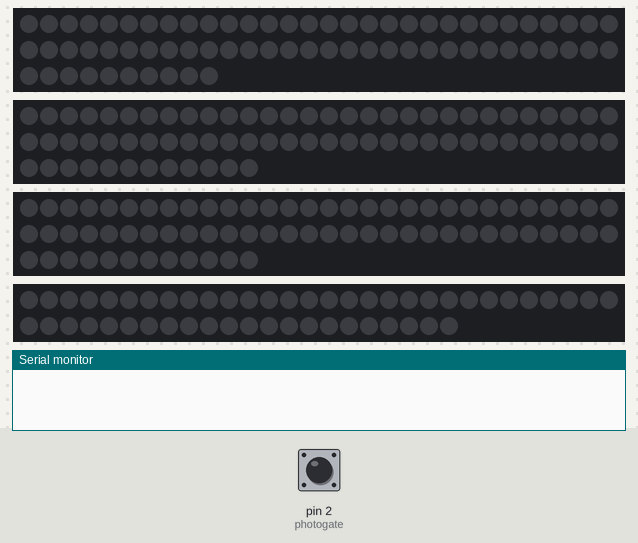
The sketch below on a simulated Arduino Uno, built with avr-gcc and run on an emulated ATmega328P. Shown: 70 RGB LEDs in strip order, left to right, continuing on the next row, 2 × 72 RGB LEDs in strip order, left to right, continuing on the next row, 52 RGB LEDs in strip order, left to right, continuing on the next row, the last lines printed to the serial monitor. Inputs (shaded band) come from the test bench; at power-on: pin 2 (photogate) HIGH. Dim RGB values are drawn brighter than linear.

Above: at 1.2 s.
1.3 s: pin 2 (photogate) pulled LOW for 0.15 s
2.0 s: pin 2 (photogate) pulled LOW for 1 s
3.6 s: pin 2 (photogate) pulled LOW for 0.15 s
4.3 s: pin 2 (photogate) pulled LOW for 3.2 s
8.1 s: pin 2 (photogate) pulled LOW for 0.15 s
11.2 s: pin 2 (photogate) pulsed LOW 2 times (0.12 s each, 0.3 s apart)
At 11.71 s:
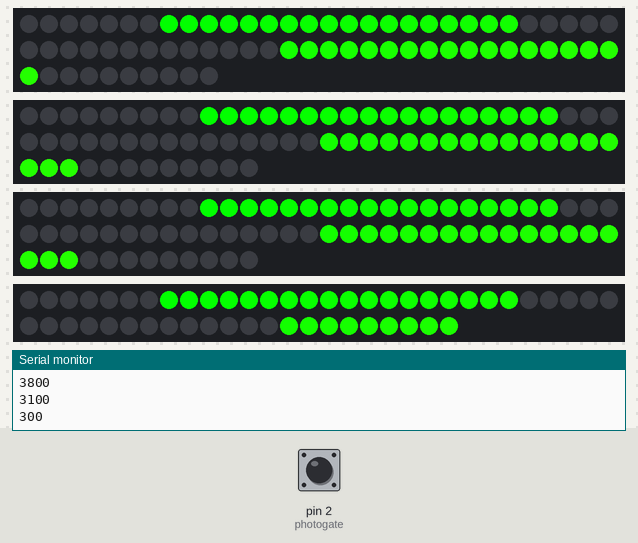
At 12.63 s:
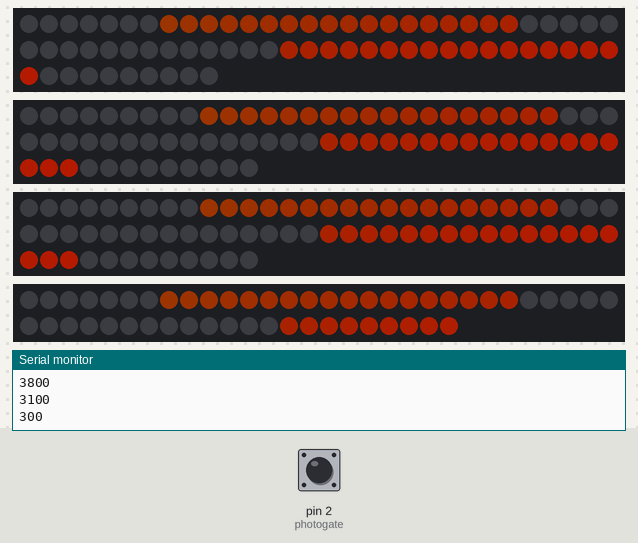
Timing chart, 0 to 14.2 s (numbered marks = the images above; inputs shaded):
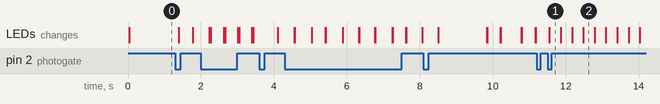

Measured:
- after the input at 11.2 s, the LEDs: change after 0.35 s (image 1)

The sketch:

rpm_led_v07.ino
```cpp
// display 8 vertical lines

#include <Adafruit_NeoPixel.h>
#ifdef __AVR__
#include <avr/power.h>  // Required for 16 MHz Adafruit Trinket
#endif

#define PIN_NEO_PIXEL3 3  // Arduino pin that connects to NeoPixel
#define PIN_NEO_PIXEL5 5
#define PIN_NEO_PIXEL6 6
#define PIN_NEO_PIXEL9 9

#define NUM_POS 20 // number of spots the leds light up

int NUM_PIXELS[] = {72, 70, 72, 52};

Adafruit_NeoPixel NeoPixel5(NUM_PIXELS[1], PIN_NEO_PIXEL5, NEO_GRB + NEO_KHZ800);
Adafruit_NeoPixel NeoPixel3(NUM_PIXELS[0], PIN_NEO_PIXEL3, NEO_GRB + NEO_KHZ800);
Adafruit_NeoPixel NeoPixel6(NUM_PIXELS[2], PIN_NEO_PIXEL6, NEO_GRB + NEO_KHZ800);
Adafruit_NeoPixel NeoPixel9(NUM_PIXELS[3], PIN_NEO_PIXEL9, NEO_GRB + NEO_KHZ800);

int P3[] = {9,10,11,12,13,14,15,16,17,18,19,20,21,22,23,24,25,26,45,46,47,48,49,50,
            51,52,53,54,55,56,57,58,59,60,61,62};
int P5[] = {7,8,9,10,11,12,13,14,15,16,17,18,19,20,21,22,23,24,43,44,45,46,47,48,49,
            50,51,52,53,54,55,56,57,58,59,60};
int P6[] = {9,10,11,12,13,14,15,16,17,18,19,20,21,22,23,24,25,26,45,46,47,48,49,50,
            51,52,53,54,55,56,57,58,59,60,61,62};
int P9[] = {7,8,9,10,11,12,13,14,15,16,17,18,19,20,21,22,23,24,43,44,45,46,47,48,49,50,51};

uint32_t white = NeoPixel3.Color(20,20,20);

////////////////////// interrupt //////////////////////
const int photogate = 2;
volatile int pre = 0;
volatile int now = 0;
volatile int period = 0;
volatile short slice = 0;
volatile bool lit = false;
volatile short current = 0; // 0 to NUM_POS - 1
volatile int count = 0;

void pin_ISR(){
  pre = now;
  now = millis();
  period = now-pre;
  slice = period/NUM_POS;
  count = 0;
  Serial.println(period);
}

////////////////////// set up //////////////////////////

void setup() {

  Serial.begin(19200);

  // leds
  NeoPixel5.begin();  // INITIALIZE NeoPixel strip object (REQUIRED)
  NeoPixel3.begin();
  NeoPixel6.begin();
  NeoPixel9.begin();

  NeoPixel5.clear();  // INITIALIZE NeoPixel strip object (REQUIRED)
  NeoPixel3.clear();
  NeoPixel6.clear();
  NeoPixel9.clear();

  // interrupt
  pinMode(photogate, INPUT_PULLUP);
  attachInterrupt(digitalPinToInterrupt(photogate), pin_ISR, FALLING);
}

///////////////////////// loop ///////////////////////////

void loop() {
  // put your main code here, to run repeatedly:
  NeoPixel5.clear();
  NeoPixel3.clear();
  NeoPixel6.clear();
  NeoPixel9.clear();

  // set lit to false each time the slice position is reached
  if ((millis() - now)%slice < 5){
    lit = false;
    count = count + 1;
  }


  if ((millis() - now)%slice < 10 and !lit){

    for (int i=0; i<36; i++) {
      NeoPixel3.setPixelColor(P3[i], NeoPixel3.Color(min(255,i+count), max(0,255/count), count/255));
    }
    for (int i=0; i<36; i++) {
      NeoPixel5.setPixelColor(P5[i], NeoPixel5.Color(min(255,i+count), max(0,255/count), count/255));
    }
    for (int i=0; i<36; i++) {
      NeoPixel6.setPixelColor(P6[i], NeoPixel6.Color(min(255,i+count), max(0,255/count), count/255));
    }
    for (int i=0; i<27; i++) {
      NeoPixel9.setPixelColor(P9[i], NeoPixel9.Color(min(255,i+count), max(0,255/count), count/255));
    }
    lit = true;
  }

  NeoPixel3.show();
  NeoPixel5.show();
  NeoPixel6.show();
  NeoPixel9.show();

}
```
